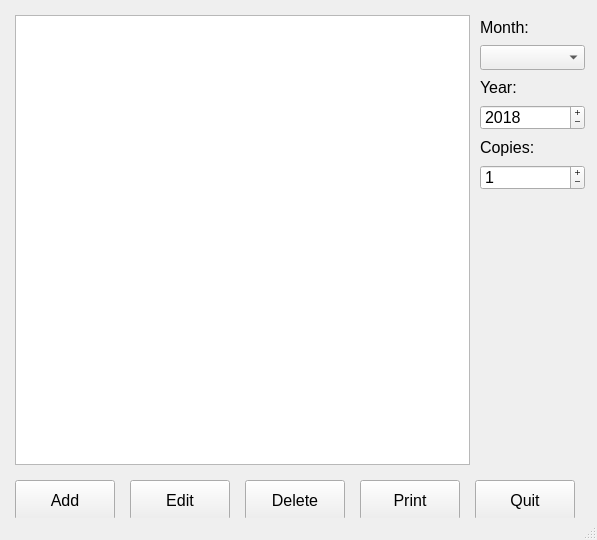
<?xml version="1.0" encoding="UTF-8"?>
<ui version="4.0">
 <class>MainWindow</class>
 <widget class="QMainWindow" name="MainWindow">
  <property name="geometry">
   <rect>
    <x>0</x>
    <y>0</y>
    <width>597</width>
    <height>540</height>
   </rect>
  </property>
  <property name="windowTitle">
   <string>Time Sheet Generator</string>
  </property>
  <widget class="QWidget" name="centralwidget">
   <widget class="QSpinBox" name="copyCountSpinBox">
    <property name="geometry">
     <rect>
      <x>480</x>
      <y>165</y>
      <width>105</width>
      <height>25</height>
     </rect>
    </property>
    <property name="font">
     <font>
      <pointsize>12</pointsize>
     </font>
    </property>
    <property name="buttonSymbols">
     <enum>QAbstractSpinBox::PlusMinus</enum>
    </property>
    <property name="value">
     <number>1</number>
    </property>
   </widget>
   <widget class="QLabel" name="copyCountLabel">
    <property name="geometry">
     <rect>
      <x>480</x>
      <y>135</y>
      <width>60</width>
      <height>25</height>
     </rect>
    </property>
    <property name="font">
     <font>
      <pointsize>12</pointsize>
     </font>
    </property>
    <property name="text">
     <string>Copies:</string>
    </property>
   </widget>
   <widget class="QPushButton" name="quitButton">
    <property name="geometry">
     <rect>
      <x>475</x>
      <y>480</y>
      <width>100</width>
      <height>40</height>
     </rect>
    </property>
    <property name="font">
     <font>
      <pointsize>12</pointsize>
     </font>
    </property>
    <property name="text">
     <string>Quit</string>
    </property>
   </widget>
   <widget class="QPushButton" name="printButton">
    <property name="geometry">
     <rect>
      <x>360</x>
      <y>480</y>
      <width>100</width>
      <height>40</height>
     </rect>
    </property>
    <property name="font">
     <font>
      <pointsize>12</pointsize>
     </font>
    </property>
    <property name="text">
     <string>Print</string>
    </property>
   </widget>
   <widget class="QPushButton" name="addButton">
    <property name="geometry">
     <rect>
      <x>15</x>
      <y>480</y>
      <width>100</width>
      <height>40</height>
     </rect>
    </property>
    <property name="font">
     <font>
      <pointsize>12</pointsize>
     </font>
    </property>
    <property name="text">
     <string>Add</string>
    </property>
   </widget>
   <widget class="QPushButton" name="editButton">
    <property name="geometry">
     <rect>
      <x>130</x>
      <y>480</y>
      <width>100</width>
      <height>40</height>
     </rect>
    </property>
    <property name="font">
     <font>
      <pointsize>12</pointsize>
     </font>
    </property>
    <property name="text">
     <string>Edit</string>
    </property>
   </widget>
   <widget class="QLabel" name="dateYearLabel">
    <property name="geometry">
     <rect>
      <x>480</x>
      <y>75</y>
      <width>60</width>
      <height>25</height>
     </rect>
    </property>
    <property name="font">
     <font>
      <pointsize>12</pointsize>
     </font>
    </property>
    <property name="text">
     <string>Year:</string>
    </property>
   </widget>
   <widget class="QLabel" name="dateMonthLabel">
    <property name="geometry">
     <rect>
      <x>480</x>
      <y>15</y>
      <width>60</width>
      <height>25</height>
     </rect>
    </property>
    <property name="font">
     <font>
      <pointsize>12</pointsize>
     </font>
    </property>
    <property name="text">
     <string>Month:</string>
    </property>
   </widget>
   <widget class="QListWidget" name="listWidget">
    <property name="geometry">
     <rect>
      <x>15</x>
      <y>15</y>
      <width>455</width>
      <height>450</height>
     </rect>
    </property>
    <property name="font">
     <font>
      <pointsize>12</pointsize>
     </font>
    </property>
    <property name="alternatingRowColors">
     <bool>true</bool>
    </property>
   </widget>
   <widget class="QComboBox" name="monthComboBox">
    <property name="geometry">
     <rect>
      <x>480</x>
      <y>45</y>
      <width>105</width>
      <height>25</height>
     </rect>
    </property>
    <property name="font">
     <font>
      <pointsize>12</pointsize>
     </font>
    </property>
   </widget>
   <widget class="QSpinBox" name="yearSpinBox">
    <property name="geometry">
     <rect>
      <x>480</x>
      <y>105</y>
      <width>105</width>
      <height>25</height>
     </rect>
    </property>
    <property name="font">
     <font>
      <pointsize>12</pointsize>
     </font>
    </property>
    <property name="buttonSymbols">
     <enum>QAbstractSpinBox::PlusMinus</enum>
    </property>
    <property name="minimum">
     <number>0</number>
    </property>
    <property name="maximum">
     <number>999999</number>
    </property>
    <property name="value">
     <number>2018</number>
    </property>
   </widget>
   <widget class="QPushButton" name="deleteButton">
    <property name="geometry">
     <rect>
      <x>245</x>
      <y>480</y>
      <width>100</width>
      <height>40</height>
     </rect>
    </property>
    <property name="font">
     <font>
      <pointsize>12</pointsize>
     </font>
    </property>
    <property name="text">
     <string>Delete</string>
    </property>
   </widget>
  </widget>
  <widget class="QMenuBar" name="menubar">
   <property name="geometry">
    <rect>
     <x>0</x>
     <y>0</y>
     <width>597</width>
     <height>21</height>
    </rect>
   </property>
  </widget>
  <widget class="QStatusBar" name="statusbar"/>
 </widget>
 <resources/>
 <connections/>
</ui>
